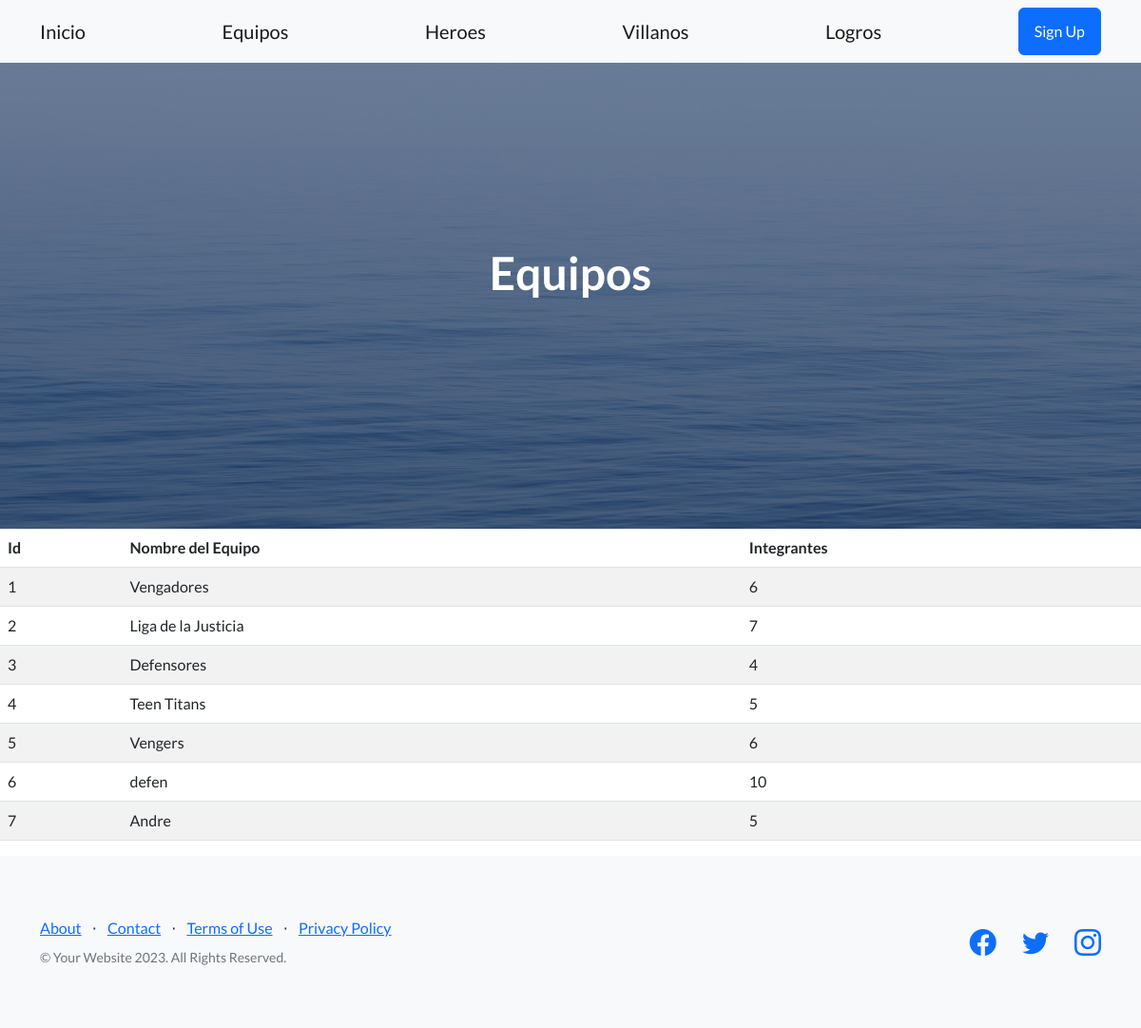
The page /miapp/equipos/ on the database its author committed.
### miapp/models.py (models this page shows, shortened)
class Equipo(models.Model):
    nombre = models.CharField(max_length=50)
    integrantes = models.IntegerField()

### miapp/views.py (the view)
# urls.py: path('equipos/', equipos, name="equipos"),
def equipos(request):
    contexto = {'equipos': Equipo.objects.all()}
    return render(request, "miapp/equipos.html", contexto)

### miapp/templates/miapp/equipos.html
{% extends 'miapp/home.html' %}
{% block titulo %}
    <h1 class="mb-5">Equipos</h1>
{% endblock titulo %}
{% block contenido %}
    <table class="table table-striped">
        <thead>
            <tr>
                <th>Id</th>
                <th>Nombre del Equipo</th>
                <th>Integrantes</th>
            </tr>
        </thead>
    <tbody>
{% for e in equipos %}
        <tr>
            <td>{{ e.id}}</td>
            <td>{{ e.nombre}}</td>
            <td>{{ e.integrantes}}</td>
        </tr>
{% endfor %}
    </tbody>
</table>
{% endblock contenido %}

### miapp/templates/miapp/home.html (shortened to what this page needs)
<!DOCTYPE html>
<html lang="en">
    <head>
        {% load static %}
        <link href="https://cdn.jsdelivr.net/npm/bootstrap-icons@1.5.0/font/bootstrap-icons.css" rel="stylesheet" type="text/css" />
        <link href="{% static 'css/styles.css' %}" rel="stylesheet" />
    </head>
    <body>
        <nav class="navbar navbar-light bg-light static-top">
            <div class="container">
                <a class="navbar-brand" href="#!">Inicio</a>
                <a class="navbar-brand" href="{% url 'equipos' %}">Equipos</a>
                <a class="navbar-brand" href="{% url 'heroes' %}">Heroes</a>
                <a class="navbar-brand" href="{% url 'villanos' %}">Villanos</a>
                <a class="navbar-brand" href="{% url 'logros' %}">Logros</a>
                <a class="btn btn-primary" href="#signup">Sign Up</a>
            </div>
        </nav>
        <header class="masthead">
            <div class="container position-relative">
                <div class="row justify-content-center">
                    <div class="col-xl-6">
                        <div class="text-center text-white">
                            {% block titulo %}{% endblock titulo %}
                        </div>
                    </div>
                </div>
            </div>
        </header>
        {% block contenido %}
        {% endblock contenido %}
        <footer class="footer bg-light">
            <div class="container">
                <div class="row">
                    <div class="col-lg-6 h-100 text-center text-lg-start my-auto">
                        <ul class="list-inline mb-2">
                            <li class="list-inline-item"><a href="#!">About</a></li>
                            <li class="list-inline-item">⋅</li>
                            <li class="list-inline-item"><a href="#!">Contact</a></li>
                            <li class="list-inline-item">⋅</li>
                            <li class="list-inline-item"><a href="#!">Terms of Use</a></li>
                            <li class="list-inline-item">⋅</li>
                            <li class="list-inline-item"><a href="#!">Privacy Policy</a></li>
                        </ul>
                        <p class="text-muted small mb-4 mb-lg-0">&copy; Your Website 2023. All Rights Reserved.</p>
                    </div>
                    <div class="col-lg-6 h-100 text-center text-lg-end my-auto">
                        <ul class="list-inline mb-0">
                            <li class="list-inline-item me-4">
                                <a href="#!"><i class="bi-facebook fs-3"></i></a>
                            </li>
                            <li class="list-inline-item me-4">
                                <a href="#!"><i class="bi-twitter fs-3"></i></a>
                            </li>
                            <li class="list-inline-item">
                                <a href="#!"><i class="bi-instagram fs-3"></i></a>
                            </li>
                        </ul>
                    </div>
                </div>
            </div>
        </footer>
    </body>
</html>

### rows shown on the page
Equipo: id "1", nombre "Vengadores", integrantes "6"
Equipo: id "2", nombre "Liga de la Justicia", integrantes "7"
Equipo: id "3", nombre "Defensores", integrantes "4"
Equipo: id "4", nombre "Teen Titans", integrantes "5"
Equipo: id "5", nombre "Vengers", integrantes "6"
Equipo: id "6", nombre "defen", integrantes "10"
Equipo: id "7", nombre "Andre", integrantes "5"
